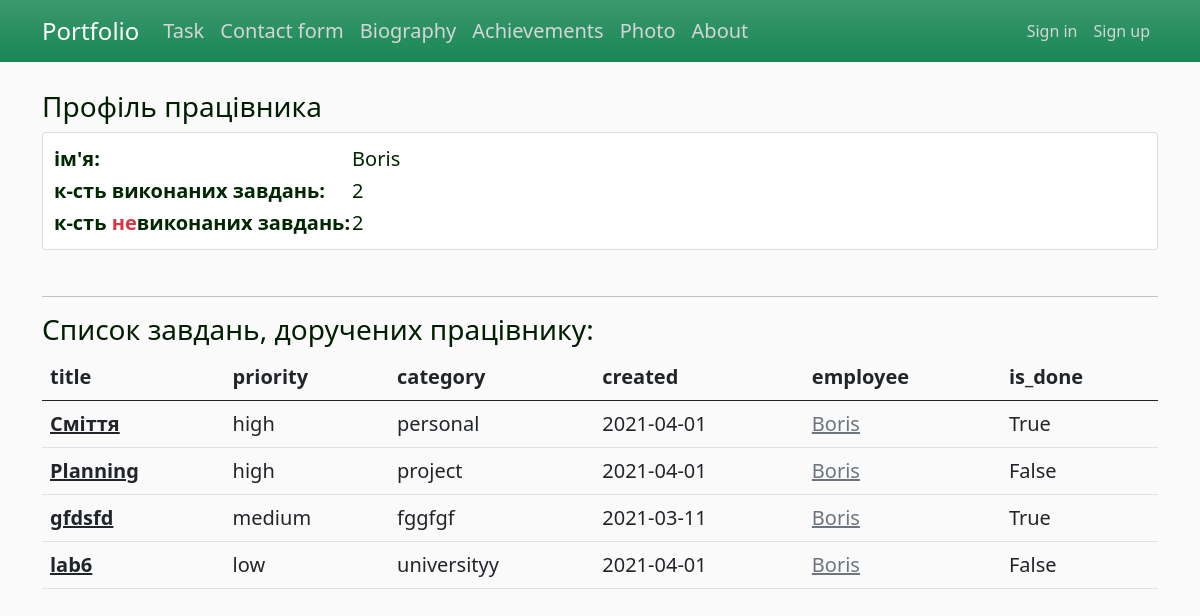
Page /tsk/employee/1 on the committed database.
### app/task/models.py (models this page shows, shortened)
class Employee(db.Model):  # many to many з Tasks
    id = db.Column(db.Integer, primary_key=True)
    name = db.Column(db.String(25), nullable=False, unique=True)
    count_of_compltd_task = db.Column(db.Integer, nullable=False, default=0)
    tasks_todo = db.relationship('Task', secondary=many_to_many, backref=db.backref('for_empl'))

class Task(db.Model):
    id = db.Column(db.Integer, primary_key=True)
    title = db.Column(db.String(80), nullable=False)
    description = db.Column(db.Text, nullable=False)
    created = db.Column(db.DateTime, default=datetime.utcnow)
    priority = db.Column(db.Enum(EnumPriority), default='low')
    is_done = db.Column(db.Boolean, default=False)
    category_id = db.Column(db.Integer(), db.ForeignKey('category.id'))

class Category(db.Model):
    id = db.Column(db.Integer, primary_key=True)
    name = db.Column(db.String(255), nullable=False, unique=True)
    tasks = db.relationship('Task', backref='categor', lazy='dynamic')

### app/task/views.py (the view)
@task_bp.route("/employee/<int:id>")
def employee_profile(id):
    employee = Employee.query.get(id)
    all_tasks = Task.query.filter(Task.for_empl.contains(employee)).order_by(
        case(value=Task.priority, whens={'low': 0, 'medium': 1, 'high': 2}).desc(), Task.created)
    counter = 0
    for t in all_tasks:
        if t.is_done:
            counter += 1
    try:
        employee.count_of_compltd_task = counter
        db.session.commit()
    except:
        pass
    return render_template('employee_profile.html', title='Профіль працівника', employee=employee, all_tasks=all_tasks,
                           tasks_count=all_tasks.count())

### app/task/templates/task/employee_profile.html
{% extends "layout.html" %}
{% block content %}
<h3> Профіль працівника </h3>
  <table class="card">
    <tr>
        <td><b>ім'я:</b></td>
      <td>{{ employee.name }}</td>
    </tr>
    <tr>
      <td><b>к-сть виконаних завдань:</b></td>
      <td>{{ employee.count_of_compltd_task }}</td>
    </tr>
    <tr>
      <td><b>к-сть <span class="text-danger">не</span>виконаних завдань:</b></td>
      <td>{{ tasks_count - employee.count_of_compltd_task }}</td>
    </tr>
  </table>
  <br><hr>
  <h3> Список завдань, доручених працівнику: </h3>
    <table class="table table-hover">
      <thead>
        <tr>
          <th scope="col">title</th>
          <th scope="col">priority</th>
            <th scope="col">category</th>
          <th scope="col">created</th>
            <th scope="col">employee</th>
            <th scope="col">is_done</th>
        </tr>
      </thead>
      <tbody>
        {% for task in all_tasks %}
            <tr>
              <th><a href="{{url_for('task_bp_in.task_detail', id=task.id)}}" class="link-dark"> {{ task.title }}</a></th>
              <td>{{ task.priority.name }}</td>
                <td>{{ task.categor.name }}</td>
              <td>{{ task.created.strftime('%Y-%m-%d') | safe}}</td>
                <td>
                    {% for t in task.for_empl %}
                        <a href="{{url_for('task_bp_in.employee_profile', id=t.id)}}" class="link-secondary"> {{ t.name }}</a><br>
                    {% endfor %}
                </td>
                <td>{{ task.is_done }}</td>
            </tr>
        {% endfor %}
      </tbody>
    </table>
{% endblock content %}

### app/static/css/custom.css (style rules this page uses)
body { background: #fafafa; color: #002800; }
h1, h2, h3, h4, h5, h6 { color: #001e00; }
.card { padding: 10px; }

### rows in the picture
Employee: name "Boris", count_of_compltd_task "2", tasks_count-employee.count_of_compltd_task "2"
Task: title "Сміття", priority.name "high", categor.name "personal", created "2021-04-01", is_done "True"
Task: title "Planning", priority.name "high", categor.name "project", created "2021-04-01", is_done "False"
Task: title "gfdsfd", priority.name "medium", categor.name "fggfgf", created "2021-03-11", is_done "True"
Task: title "lab6", priority.name "low", categor.name "universityy", created "2021-04-01", is_done "False"
